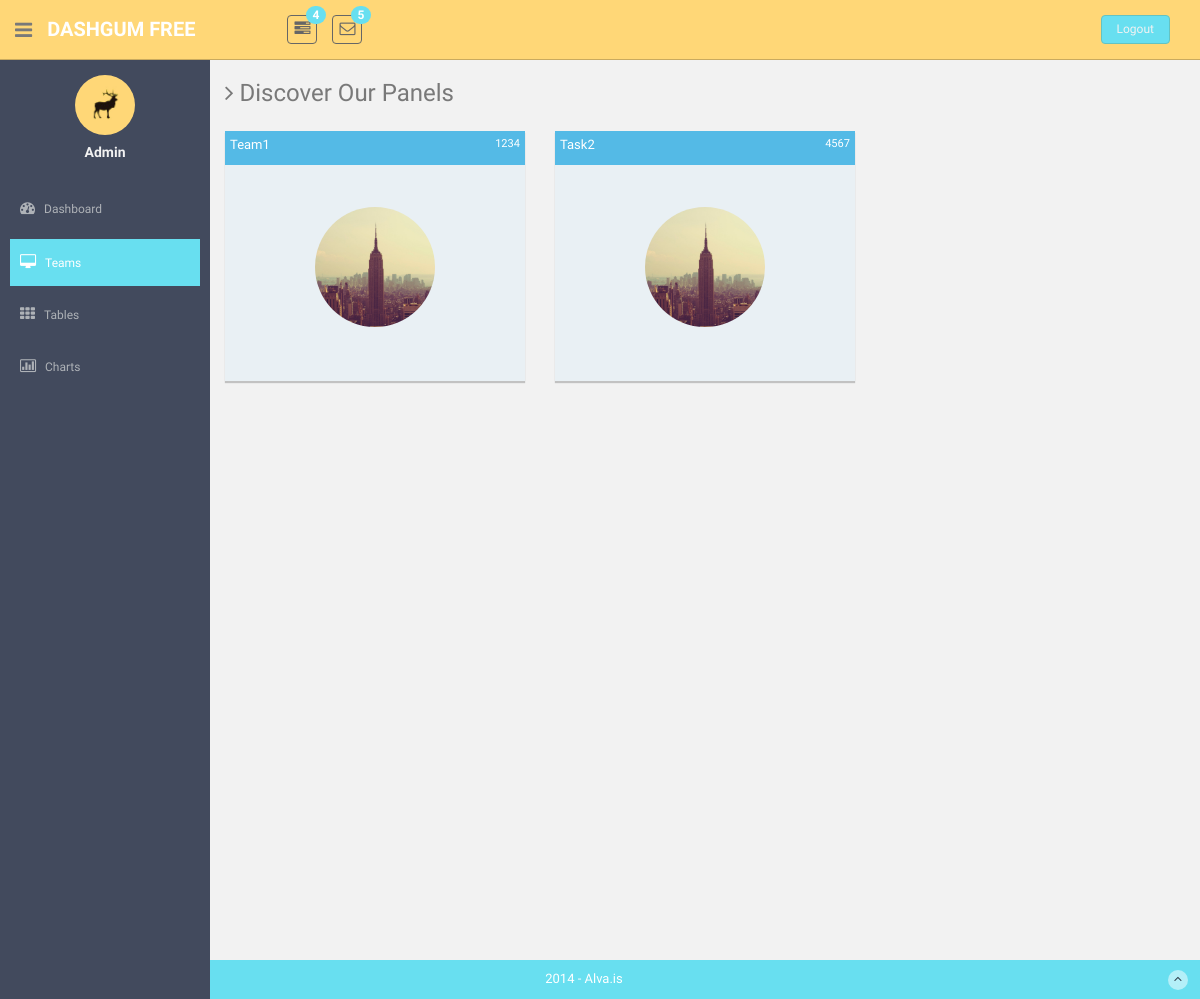
Before: /panel/ with the older database file.
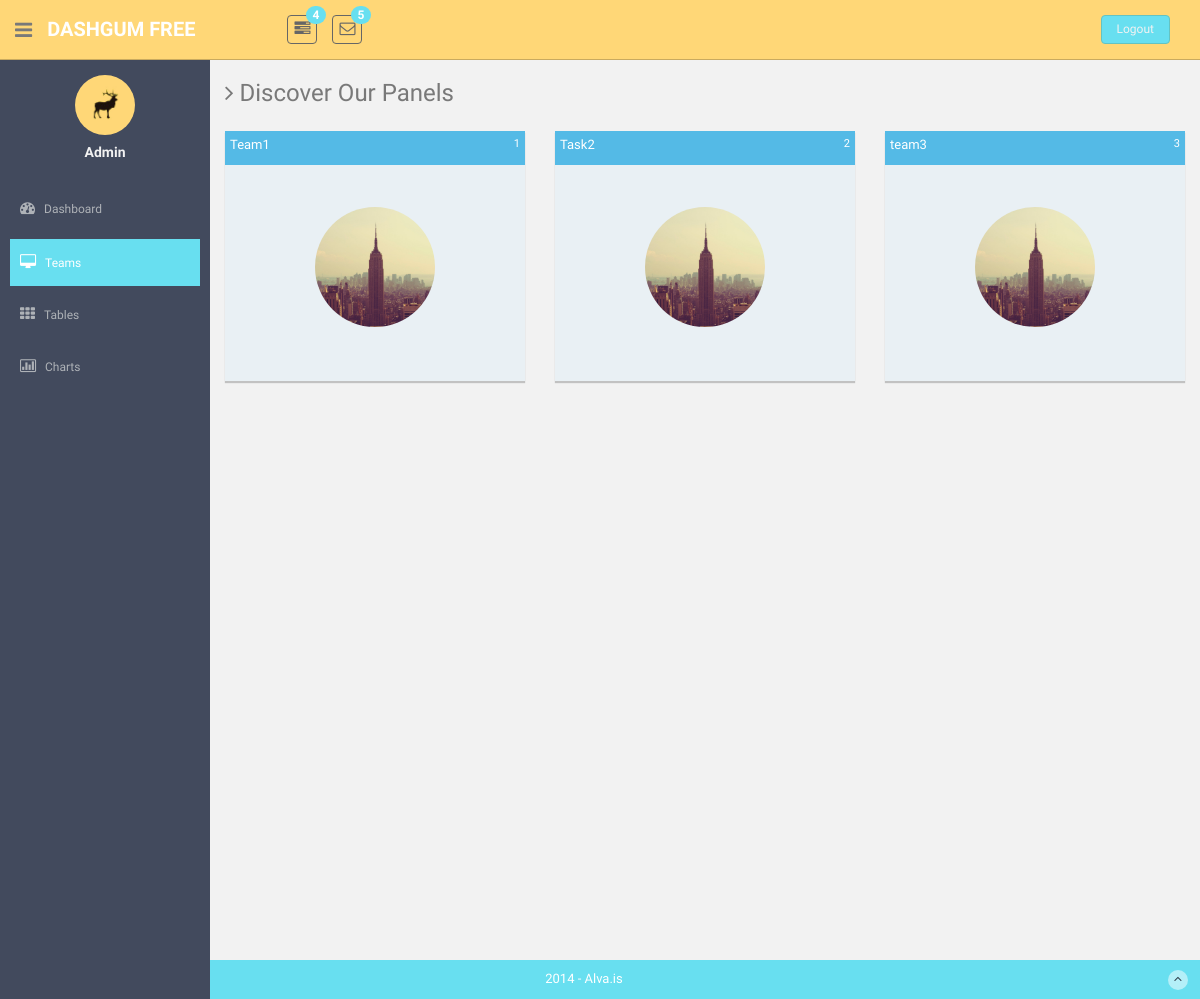
After: the same page with the newer database file.
### hunt_app/models.py (models this page shows, shortened)
class Team(models.Model):
	team_name = models.CharField(max_length = 20)
	team_id = models.PositiveIntegerField(null = True)
	team_member_1 = models.CharField(max_length = 20)
	team_member_2 = models.CharField(max_length = 20)
	team_member_3 = models.CharField(max_length = 20, null = True, blank = True)
	team_member_4 = models.CharField(max_length = 20, null = True, blank = True)
	team_score = models.PositiveIntegerField(default=0)
	team_status=models.BooleanField(default=True)
	tasks_completed = models.PositiveIntegerField(default=0)
	team_rank = models.PositiveIntegerField(null = True, blank = True)
	team_hint_count=models.PositiveIntegerField(default=0)
	team_lat=models.FloatField(null = True, blank = True)
	team_long=models.FloatField(null = True, blank = True)

### hunt_app/views.py (the view)
# urls.py: url(r'^panel/', views.panel),
def panel(request):
    full=Team.objects.all()
    return render(request, 'panels.html',
              {'full':full})

### hunt_app/templates/panels.html (shortened to what the changed rows need)
{% load staticfiles %}
<!DOCTYPE html>
<html lang="en">
  <head>
    <link href="{% static  'css/bootstrap.css' %}" rel="stylesheet">
    <link href="{% static 'font-awesome/css/font-awesome.css' %}" rel="stylesheet" />
    <link href="{% static 'css/style.css' %}" rel="stylesheet">
    <link href="{% static 'css/style-responsive.css' %}" rel="stylesheet">
  </head>
  <body>
  <section id="container" >
      <section id="main-content">
          <section class="wrapper site-min-height">
          	<div class="row mt">
          		<div class="col-lg-12">
					<div class="row">
            {% if full %}
            {% for team in full %}
						<div class="col-lg-4 col-md-4 col-sm-4 mb">
						<div class="weather-2 pn">
								<div class="weather-2-header">
									<div class="row">
										<div class="col-sm-6 col-xs-6">
											<p>{{ team.team_name }}</p>
										</div>
										<div class="col-sm-6 col-xs-6 goright">
											<p class="small">{{team.team_id}}</p>
										</div>
									</div>
								</div>
                <br>
                <br>
								<div class="row centered">
									<img src="{% static 'img/ny.jpg' %}" class="img-circle" width="120">
								</div>
</div>
						</div><! --/col-md-4 -->
            {% endfor %}
            {% endif %}
					</div>
          		</div>
          	</div>
		</section><! --/wrapper -->
      </section>
  </section>
  </body>
</html>

Changed rows visible on the page:
changed Team "Team1": team_id "1234" → "1"
changed Team "Task2": team_id "4567" → "2"
added Team: team_name "team3", team_id "3"
